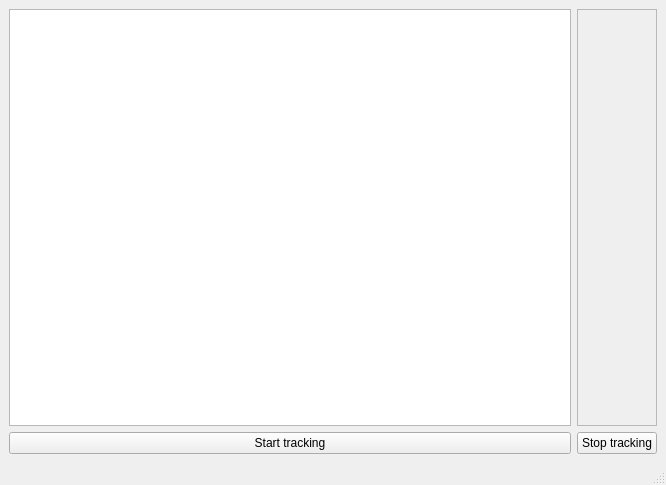
<?xml version="1.0" encoding="UTF-8"?>
<ui version="4.0">
 <class>MainWindow</class>
 <widget class="QMainWindow" name="MainWindow">
  <property name="geometry">
   <rect>
    <x>0</x>
    <y>0</y>
    <width>666</width>
    <height>485</height>
   </rect>
  </property>
  <property name="windowTitle">
   <string>MainWindow</string>
  </property>
  <widget class="QWidget" name="centralwidget">
   <layout class="QGridLayout" name="gridLayout">
    <item row="1" column="0">
     <widget class="QPushButton" name="pushButton">
      <property name="text">
       <string>Start tracking</string>
      </property>
     </widget>
    </item>
    <item row="1" column="1">
     <widget class="QPushButton" name="pushButton_2">
      <property name="text">
       <string>Stop tracking</string>
      </property>
     </widget>
    </item>
    <item row="0" column="0">
     <widget class="QGraphicsView" name="graphicsView"/>
    </item>
    <item row="0" column="1">
     <widget class="QFrame" name="frame">
      <property name="frameShape">
       <enum>QFrame::StyledPanel</enum>
      </property>
      <property name="frameShadow">
       <enum>QFrame::Raised</enum>
      </property>
      <layout class="QGridLayout" name="gridLayout_2"/>
     </widget>
    </item>
   </layout>
  </widget>
  <widget class="QMenuBar" name="menubar">
   <property name="geometry">
    <rect>
     <x>0</x>
     <y>0</y>
     <width>666</width>
     <height>22</height>
    </rect>
   </property>
  </widget>
  <widget class="QStatusBar" name="statusbar"/>
 </widget>
 <resources/>
 <connections/>
</ui>
